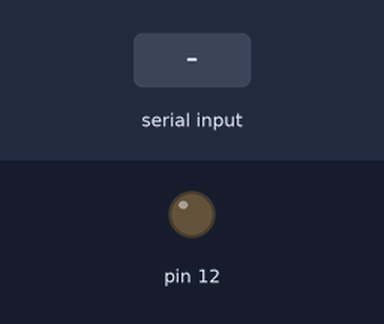
The sketch below on a simulated Arduino Uno, built with avr-gcc and run on an emulated ATmega328P. Parts: output pins drawn as LEDs (lit = HIGH). The test bench sets the inputs (shaded band).

Above: at 1.2 s.
1.3 s: "b" received over Serial
At 2.2 s:
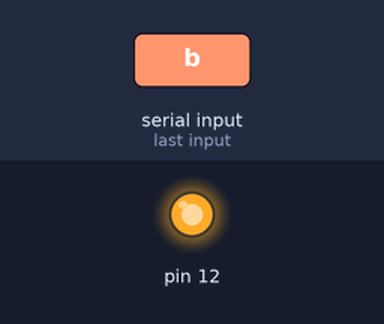
2.8 s: "a" received over Serial
At 3.3 s:
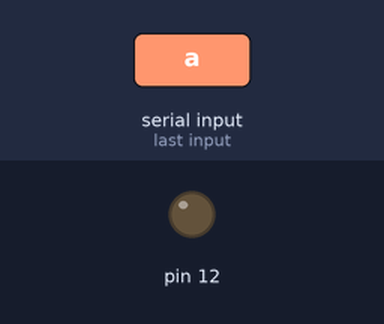
Timing chart, 0 to 5.8 s (numbered marks = the images above; inputs shaded):
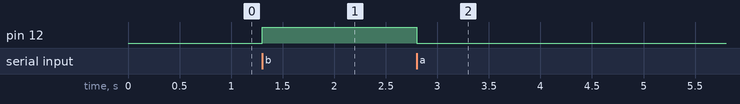

Measured:
- after the input at 1.3 s, pin 12: LOW → HIGH at once
- after the input at 2.8 s, pin 12: HIGH → LOW at once

The sketch:

Acender_Led.ino
```cpp
void setup() {
  pinMode(12, OUTPUT);
  Serial.begin(9600);
}

void loop() {

  if(Serial.available()){

    char ser = Serial.read();

    if(ser == 'a'){
      digitalWrite(12, LOW);
    }else if(ser == 'b'){
       digitalWrite(12, HIGH);
    }
  }

}
```
